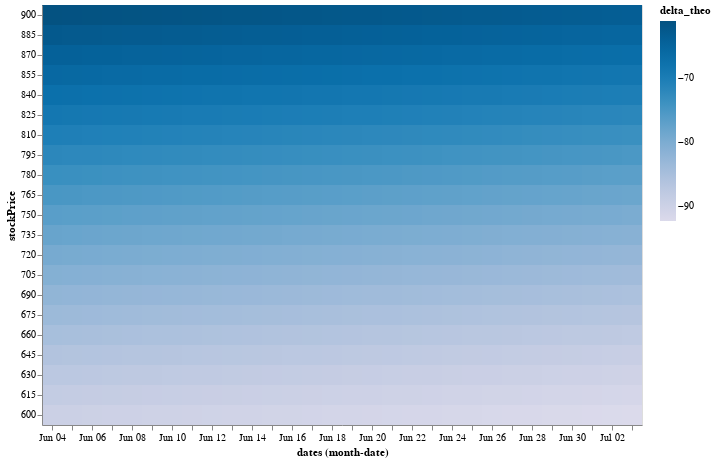

The notebook cell saved with this chart:
### Code cell
# Greeks Table Vis

import random

# https://altair-viz.github.io/gallery/binned_heatmap.html
days = 7

n = 2

options = df.sample(n)

options['Num'] = options.apply(lambda df:[-1,1][random.randrange(2)],axis=1)

# secondsToExpiration = (option.expirationDate / 1000 - int(date.strftime('%s')))
lastprice = 750

priceRange = linear_price_range(lastprice,stepNum=20,percent=0.2)

def Greek_Table_Vis(options,priceRange,days=30,greek='delta'):
    """
    Visualize future options greeks in {days} days
    options: dateframe
    days: positive integer
    priceRange: list of prices
    greek: greek name to visualize, 'delta','theta','gamma'
    """

    dateRange = [1000*int((dt.date.today()+dt.timedelta(days=i)).strftime('%s')) for i in range(days)]


    df_greeksTable = option_stockprice_dates_DF(priceRange,dateRange,options)


    def calculateGreeks(options):
        for greek in ['delta','theta','gamma']:
            options['{}_theo'.format(greek)] = options.apply(lambda df: df.Num*greeks_theo(greek,df.putCall,df.stockPrice,df.strikePrice,daysLeft(df.expirationDate,dt.datetime.fromtimestamp(df.dates/1000)),df.volatility),axis=1)

    calculateGreeks(df_greeksTable)

    GreeksDF = df_greeksTable[['stockPrice','delta_theo','theta_theo','gamma_theo','dates']].groupby(['stockPrice','dates']).sum().reset_index()


    # https://altair-viz.github.io/user_guide/times_and_dates.html 
    # https://altair-viz.github.io/user_guide/transform/timeunit.html#user-guide-timeunit-transform


    a = alt.Chart(GreeksDF).mark_rect().encode(
        alt.X('monthdate(dates):O'),
        alt.Y('stockPrice:O',scale=alt.Scale(zero=False),sort='descending'),
        alt.Color('{}_theo:Q'.format(greek), scale=alt.Scale(scheme='purpleblue')),
        tooltip=['dates:T','stockPrice','delta_theo','theta_theo','gamma_theo','dates']
    )
    return a
# alt.Chart(df_greeksTable).mark_point
# ().encode(
#     alt.X('dates:T',axis=alt.Axis(format='%m/%d',labelAngle=-45,title='date')),
#     alt.Y('stockPrice:N'))


print(options)
Greek_Table_Vis(options,priceRange,days=30)

### Figure 1 — Vega-Lite specification as saved in the notebook (floating-point values rounded to 4 significant figures; data arrays with more than 128 entries replaced by an {"elided": "..."} marker saying what was removed)
{"config": {"view": {"continuousWidth": 400, "continuousHeight": 300}}, "data": {"name": "data-f9b6b8b4dd4add1a202ac89cda02930e"}, "mark": "rect", "encoding": {"color": {"field": "delta_theo", "scale": {"scheme": "purpleblue"}, "type": "quantitative"}, "tooltip": [{"field": "dates", "type": "temporal"}, {"field": "stockPrice", "type": "quantitative"}, {"field": "delta_theo", "type": "quantitative"}, {"field": "theta_theo", "type": "quantitative"}, {"field": "gamma_theo", "type": "quantitative"}, {"field": "dates", "type": "quantitative"}], "x": {"field": "dates", "timeUnit": "monthdate", "type": "ordinal"}, "y": {"field": "stockPrice", "scale": {"zero": false}, "sort": "descending", "type": "ordinal"}}, "$schema": "https://vega.github.io/schema/vega-lite/v4.17.0.json", "datasets": {"data-f9b6b8b4dd4add1a202ac89cda02930e": {"elided": "630 records"}}}
